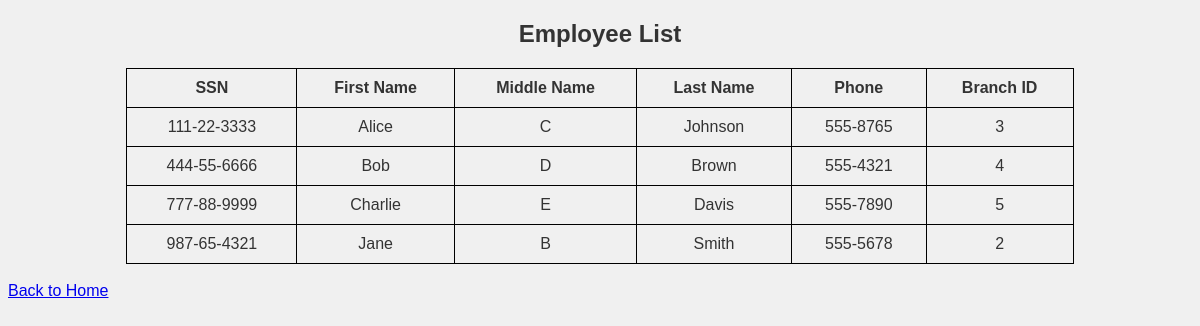
The app's page /view_customers.php with its own data.
### tables this page shows
CREATE TABLE EMPLOYEES (
SSN		CHAR(11) NOT NULL,
E_FName	VARCHAR(50),
E_MName	VARCHAR(50),
E_LName	VARCHAR(50),
Phone		VARCHAR(15),
Start_Date	DATE,
BRANCH_ID	INT,
PRIMARY KEY (SSN));

### view_customers.php (the view, shortened to what this page needs)
<?php
include 'db_connection.php';
?>
<!DOCTYPE html>
<html>
<head>
    <link rel="stylesheet" type="text/css" href="styles.css">
</head>
<body>
    <h2>Employee List</h2>
    <table border="1">
        <tr>
            <th>SSN</th>
            <th>First Name</th>
            <th>Middle Name</th>
            <th>Last Name</th>
            <th>Phone</th>
            <th>Branch ID</th>
        </tr>
        <?php
        $sql = "SELECT * FROM EMPLOYEES";
        $result = $conn->query($sql);
        if ($result->num_rows > 0) {
            while($row = $result->fetch_assoc()) {
                echo "<tr>
                        <td>".$row["SSN"]."</td>
                        <td>".$row["E_FName"]."</td>
                        <td>".$row["E_MName"]."</td>
                        <td>".$row["E_LName"]."</td>
                        <td>".$row["Phone"]."</td>
                        <td>".$row["BRANCH_ID"]."</td>
                      </tr>";
            }
        } else {
            echo "<tr><td colspan='6'>No employees found</td></tr>";
        }
        ?>
    </table>
    <br>
    <a href="index.php">Back to Home</a>
</body>
</html>

### styles.css (style rules this page uses)
body { font-family: Arial, sans-serif; background-color: #f0f0f0; color: #333; }
h1, h2 { text-align: center; }
table { margin: auto; border-collapse: collapse; width: 80%; }
table, th, td { border: 1px solid black; padding: 10px; text-align: center; }

### records on screen
employees: SSN "111-22-3333", E_FName "Alice", E_MName "C", E_LName "Johnson", Phone "555-8765", BRANCH_ID "3"
employees: SSN "444-55-6666", E_FName "Bob", E_MName "D", E_LName "Brown", Phone "555-4321", BRANCH_ID "4"
employees: SSN "777-88-9999", E_FName "Charlie", E_MName "E", E_LName "Davis", Phone "555-7890", BRANCH_ID "5"
employees: SSN "987-65-4321", E_FName "Jane", E_MName "B", E_LName "Smith", Phone "555-5678", BRANCH_ID "2"
